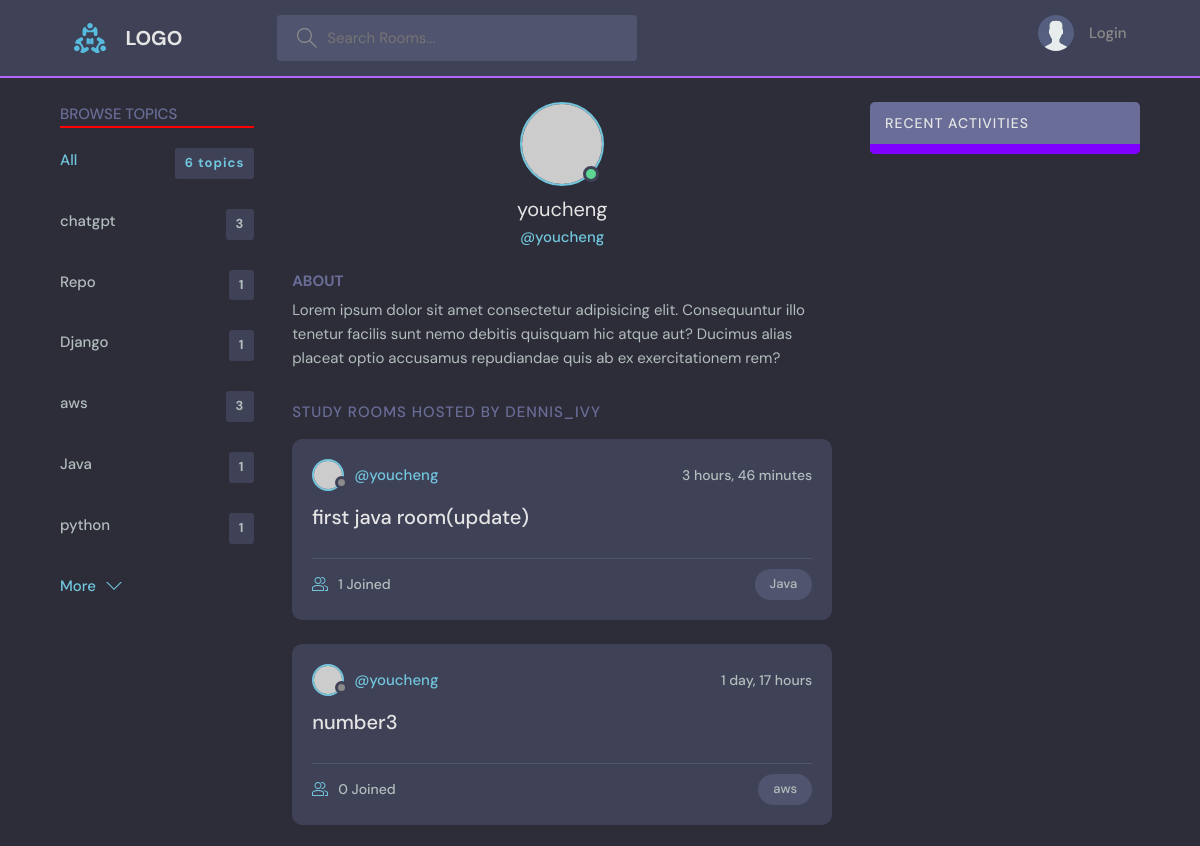
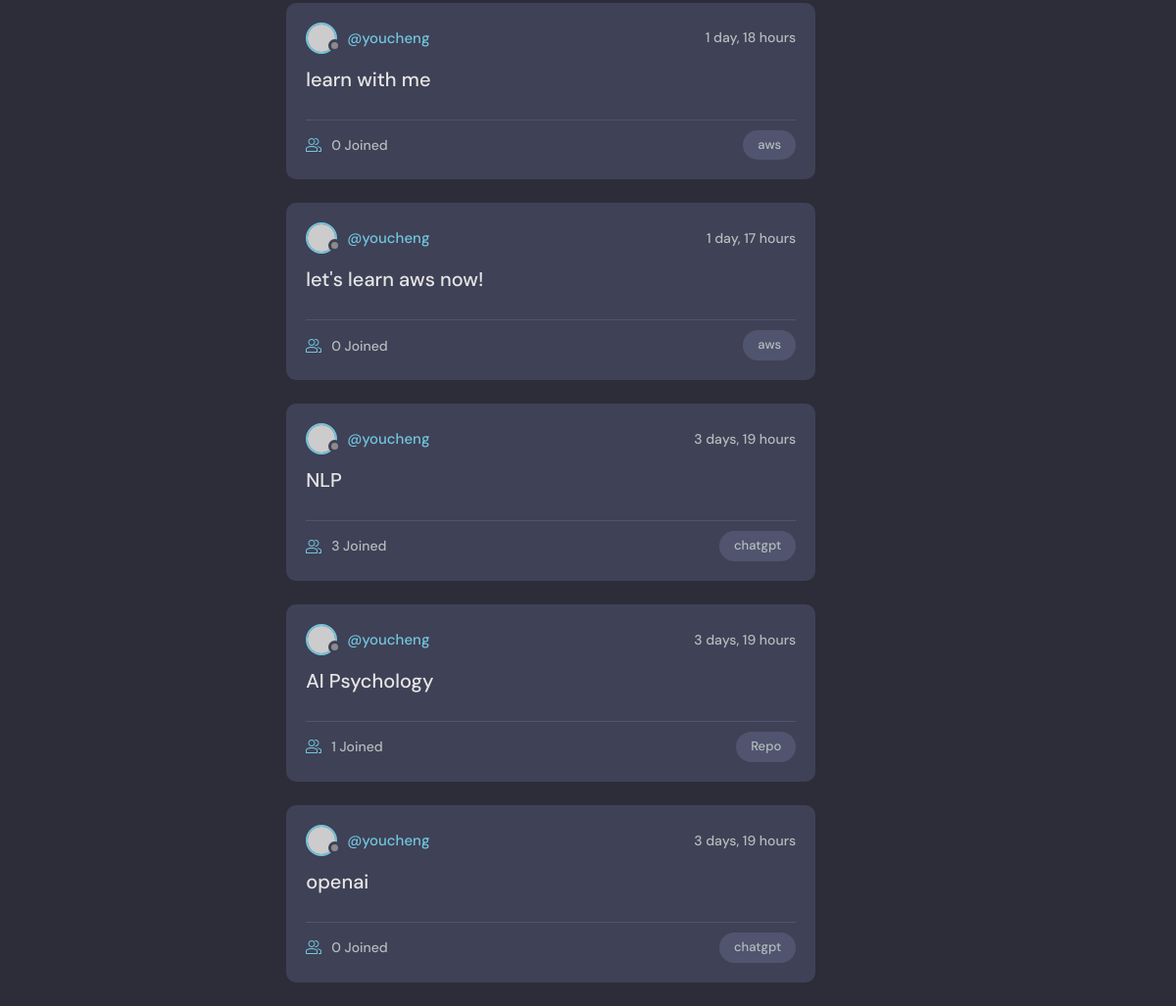
Page /profile/1/ on the committed database (2 pictures, top to bottom).
### base/models.py (models this page shows, shortened)
class Topic(models.Model):
    name = models.CharField(max_length=200)

class Room(models.Model): #Room 是 Topic 的child
    host = models.ForeignKey(User, on_delete=models.SET_NULL, null=True)
    topic = models.ForeignKey(Topic, on_delete=models.SET_NULL, null=True) #Class topic在上面，所以直接用，如果是在下面，要以字串'Topic'呼叫
    name = models.CharField(max_length=200)
    description = models.TextField(null=True, blank=True)
    participants = models.ManyToManyField(
        User, related_name='participants', blank=True) #前面用過User表格了，這裡要在取用另一個User表格，所以要related_name
    updated = models.DateTimeField(auto_now=True)
    created = models.DateTimeField(auto_now_add=True)
    class Meta:
       ordering = ['-updated', '-created']

### base/views.py (the view)
# urls.py: path('profile/<str:pk>/', views.userProfile, name="user-profile"),
def userProfile(request,pk):
    user = User.objects.get(id=pk)
    rooms = user.room_set.all()
    room_message = user.message_set.all()
    topics = Topic.objects.all()
    context = {'user':user,
               'rooms':rooms,
               'room_message':room_message,
               'topics':topics}
    return render(request,'base/profile.html',context)

### base/templates/base/profile.html (shortened to what this page needs)
{% extends 'main.html' %}
{% block content %}
  <main class="profile-page layout layout--3">
    <div class="container">
      {% include 'base/topics_component.html' %}
      <div class="roomList">
        <div class="profile">
          <div class="profile__avatar">
            <div class="avatar avatar--large active">
              <img src="https://randomuser.me/api/portraits/men/11.jpg" />
            </div>
          </div>
          <div class="profile__info">
            <h3>{{user.username}}</h3>
            <p>@{{user.username}}</p>
          </div>
          <div class="profile__about">
            <h3>About</h3>
            <p>
              Lorem ipsum dolor sit amet consectetur adipisicing elit. Consequuntur illo tenetur
              facilis sunt nemo debitis quisquam hic atque aut? Ducimus alias placeat optio
              accusamus repudiandae quis ab ex exercitationem rem?
            </p>
          </div>
        </div>
        <div class="roomList__header">
          <div>
            <h2>Study Rooms Hosted by dennis_ivy</a>
            </h2>
          </div>
        </div>
        {% include 'base/feed_component.html' %}
      </div>
      {% include 'base/activity_component.html' %}
    </div>
  </main>
{% endblock content %}

### base/templates/base/topics_component.html
<div class="topics">
    <div class="topics__header">
      <h2>Browse Topics</h2>
      <hr color="red">
    </div>
    <ul class="topics__list">
      <li>
        <a href="{% url 'home' %}" class="active">All <span>{{topics.count}} topics</span></a>
      </li>
      {% for topic in topics %}
      <li>
        <a href="{% url 'home' %}?q={{topic.name}}">{{topic.name}} <span>{{topic.room_set.count}}</span></a>
      </li>
      {% endfor%}
    </ul>
    <a class="btn btn--link" href="{% url 'topics' %}">
      More
      <svg version="1.1" xmlns="http://www.w3.org/2000/svg" width="32" height="32" viewBox="0 0 32 32">
        <title>chevron-down</title>
        <path d="M16 21l-13-13h-3l16 16 16-16h-3l-13 13z"></path>
      </svg>
    </a>
  </div>

### base/templates/base/feed_component.html (shortened to what this page needs)
{% for room in rooms %}
<div class="roomListRoom">
    <div class="roomListRoom__header">
      <a href="{% url 'user-profile' room.host.id %}" class="roomListRoom__author">
        <div class="avatar avatar--small">
          <img src="https://randomuser.me/api/portraits/women/11.jpg" />
        </div>
        <span>@{{room.host.username}}</span>
      </a>
      <div class="roomListRoom__actions">
        <span>{{room.created|timesince}}</span>
      </div>
    </div>
    <div class="roomListRoom__content">
      <a href="{% url 'room' room.id %}">{{room.name}}</a>
    </div>
    <div class="roomListRoom__meta">
      <a href="{% url 'room' room.id %}" class="roomListRoom__joined">
        {{room.participants.all.count}} Joined
      </a>
      <p class="roomListRoom__topic">{{room.topic.name}}</p>
    </div>
  </div>
  {% endfor %}

### rows in the picture
Topic: name "chatgpt", room_set.count "3"
Topic: name "Repo", room_set.count "1"
Topic: name "Django", room_set.count "1"
Topic: name "aws", room_set.count "3"
Topic: name "Java", room_set.count "1"
Topic: name "python", room_set.count "1"
Room: host.username "youcheng", created "3 hours, 46 minutes", name "first java room(update)", participants.all.count "1", topic.name "Java"
Room: host.username "youcheng", created "1 day, 17 hours", name "number3", participants.all.count "0", topic.name "aws"
Room: host.username "youcheng", created "1 day, 18 hours", name "learn with me", participants.all.count "0", topic.name "aws"
Room: host.username "youcheng", created "1 day, 17 hours", name "let's learn aws now!", participants.all.count "0", topic.name "aws"
Room: host.username "youcheng", created "3 days, 19 hours", name "NLP", participants.all.count "3", topic.name "chatgpt"
Room: host.username "youcheng", created "3 days, 19 hours", name "AI Psychology", participants.all.count "1", topic.name "Repo"
Room: host.username "youcheng", created "3 days, 19 hours", name "openai", participants.all.count "0", topic.name "chatgpt"

### other values in the picture
{{ topics.count }} "6"
{{ user.username }} "youcheng"
